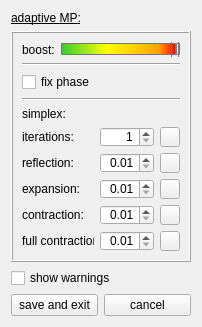
<?xml version="1.0" encoding="UTF-8"?>
<ui version="4.0">
 <class>settingwindow</class>
 <widget class="QWidget" name="settingwindow">
  <property name="geometry">
   <rect>
    <x>0</x>
    <y>0</y>
    <width>202</width>
    <height>327</height>
   </rect>
  </property>
  <property name="sizePolicy">
   <sizepolicy hsizetype="Fixed" vsizetype="Fixed">
    <horstretch>0</horstretch>
    <verstretch>0</verstretch>
   </sizepolicy>
  </property>
  <property name="minimumSize">
   <size>
    <width>202</width>
    <height>327</height>
   </size>
  </property>
  <property name="maximumSize">
   <size>
    <width>202</width>
    <height>327</height>
   </size>
  </property>
  <property name="windowTitle">
   <string>settings</string>
  </property>
  <property name="windowIcon">
   <iconset resource="Ressourcen.qrc">
    <normaloff>:/images/icons/settings.png</normaloff>:/images/icons/settings.png</iconset>
  </property>
  <property name="toolTip">
   <string/>
  </property>
  <layout class="QVBoxLayout" name="verticalLayout" stretch="0,1,0,0">
   <item>
    <widget class="QLabel" name="lb_adaptiveMP_settings">
     <property name="font">
      <font>
       <underline>true</underline>
      </font>
     </property>
     <property name="text">
      <string>adaptive MP:</string>
     </property>
    </widget>
   </item>
   <item>
    <widget class="QFrame" name="fr_adaptiveSet">
     <property name="frameShape">
      <enum>QFrame::Box</enum>
     </property>
     <property name="frameShadow">
      <enum>QFrame::Raised</enum>
     </property>
     <property name="lineWidth">
      <number>1</number>
     </property>
     <layout class="QVBoxLayout" name="verticalLayout_2">
      <item>
       <layout class="QHBoxLayout" name="horizontalLayout_2">
        <item>
         <widget class="QLabel" name="l_boost">
          <property name="text">
           <string>boost:</string>
          </property>
         </widget>
        </item>
        <item>
         <widget class="QSlider" name="sl_boost">
          <property name="styleSheet">
           <string notr="true">QSlider::groove:horizontal {
border: 1px solid #bbb;
background: white;
height: 10px;
border-radius: 4px;
}

QSlider::sub-page:horizontal {
background:qlineargradient(spread:pad, x1:0, y1:0, x2:1, y2:0, stop:0 rgba(50,205,50, 255), stop:0.4 rgba(255,255,0, 255), stop:0.85 rgba(255,165,0, 255), stop:1 rgba(255,0,0,255));

border: 1px solid #777;
height: 10px;
border-radius: 1px;
}

QSlider::add-page:horizontal {
background: #fff;
border: 1px solid #777;
height: 10px;
border-radius: 1px;
}

QSlider::handle:horizontal {
background: qlineargradient(x1:0, y1:0, x2:1, y2:1,
    stop:0 #eee, stop:1 #ccc);
border: 1px solid #777;
width: 6px;
margin-top: -6px;
margin-bottom: -6px;
border-radius: 1px;
}

QSlider::handle:horizontal:hover {
background: qlineargradient(x1:0, y1:0, x2:1, y2:1,
    stop:0 #fff, stop:1 #ddd);
border: 1px solid #444;
border-radius: 1px;
}

QSlider::sub-page:horizontal:disabled {
background: #bbb;
border-color: #999;
}

QSlider::add-page:horizontal:disabled {
background: #eee;
border-color: #999;
}

QSlider::handle:horizontal:disabled {
background: #eee;
border: 1px solid #aaa;
border-radius: 4px;

}</string>
          </property>
          <property name="minimum">
           <number>-100</number>
          </property>
          <property name="maximum">
           <number>0</number>
          </property>
          <property name="singleStep">
           <number>1</number>
          </property>
          <property name="pageStep">
           <number>10</number>
          </property>
          <property name="orientation">
           <enum>Qt::Horizontal</enum>
          </property>
         </widget>
        </item>
       </layout>
      </item>
      <item>
       <widget class="Line" name="line_2">
        <property name="orientation">
         <enum>Qt::Horizontal</enum>
        </property>
       </widget>
      </item>
      <item>
       <widget class="QCheckBox" name="cb_fixphase">
        <property name="text">
         <string>fix phase</string>
        </property>
       </widget>
      </item>
      <item>
       <widget class="Line" name="line">
        <property name="orientation">
         <enum>Qt::Horizontal</enum>
        </property>
       </widget>
      </item>
      <item>
       <widget class="QLabel" name="l_simplex_settings">
        <property name="text">
         <string>simplex:</string>
        </property>
       </widget>
      </item>
      <item>
       <layout class="QGridLayout" name="gridLayout">
        <item row="0" column="1">
         <widget class="QSpinBox" name="sb_adaptive_iteration">
          <property name="maximumSize">
           <size>
            <width>80</width>
            <height>16777215</height>
           </size>
          </property>
          <property name="alignment">
           <set>Qt::AlignRight|Qt::AlignTrailing|Qt::AlignVCenter</set>
          </property>
          <property name="minimum">
           <number>1</number>
          </property>
          <property name="maximum">
           <number>5000</number>
          </property>
         </widget>
        </item>
        <item row="0" column="0">
         <widget class="QLabel" name="l_iterations">
          <property name="text">
           <string>iterations:</string>
          </property>
          <property name="margin">
           <number>3</number>
          </property>
         </widget>
        </item>
        <item row="4" column="0">
         <widget class="QLabel" name="l_fullcontraction">
          <property name="text">
           <string>full contraction:</string>
          </property>
          <property name="margin">
           <number>3</number>
          </property>
         </widget>
        </item>
        <item row="2" column="0">
         <widget class="QLabel" name="l_expansion">
          <property name="text">
           <string>expansion:</string>
          </property>
          <property name="margin">
           <number>3</number>
          </property>
         </widget>
        </item>
        <item row="1" column="0">
         <widget class="QLabel" name="l_reflection">
          <property name="text">
           <string>reflection:</string>
          </property>
          <property name="margin">
           <number>3</number>
          </property>
         </widget>
        </item>
        <item row="3" column="0">
         <widget class="QLabel" name="l_contraction">
          <property name="text">
           <string>contraction:</string>
          </property>
          <property name="margin">
           <number>3</number>
          </property>
         </widget>
        </item>
        <item row="1" column="1">
         <widget class="QDoubleSpinBox" name="dsb_adaptive_reflection">
          <property name="maximumSize">
           <size>
            <width>80</width>
            <height>16777215</height>
           </size>
          </property>
          <property name="alignment">
           <set>Qt::AlignRight|Qt::AlignTrailing|Qt::AlignVCenter</set>
          </property>
          <property name="minimum">
           <double>0.010000000000000</double>
          </property>
          <property name="maximum">
           <double>1.000000000000000</double>
          </property>
         </widget>
        </item>
        <item row="3" column="1">
         <widget class="QDoubleSpinBox" name="dsb_adaptive_contraction">
          <property name="maximumSize">
           <size>
            <width>80</width>
            <height>16777215</height>
           </size>
          </property>
          <property name="alignment">
           <set>Qt::AlignRight|Qt::AlignTrailing|Qt::AlignVCenter</set>
          </property>
          <property name="minimum">
           <double>0.010000000000000</double>
          </property>
          <property name="maximum">
           <double>1.000000000000000</double>
          </property>
         </widget>
        </item>
        <item row="4" column="1">
         <widget class="QDoubleSpinBox" name="dsb_adaptive_fullcontraction">
          <property name="maximumSize">
           <size>
            <width>80</width>
            <height>16777215</height>
           </size>
          </property>
          <property name="alignment">
           <set>Qt::AlignRight|Qt::AlignTrailing|Qt::AlignVCenter</set>
          </property>
          <property name="minimum">
           <double>0.010000000000000</double>
          </property>
          <property name="maximum">
           <double>1.000000000000000</double>
          </property>
         </widget>
        </item>
        <item row="2" column="1">
         <widget class="QDoubleSpinBox" name="dsb_adaptive_expansion">
          <property name="maximumSize">
           <size>
            <width>80</width>
            <height>16777215</height>
           </size>
          </property>
          <property name="alignment">
           <set>Qt::AlignRight|Qt::AlignTrailing|Qt::AlignVCenter</set>
          </property>
          <property name="minimum">
           <double>0.010000000000000</double>
          </property>
          <property name="maximum">
           <double>1.000000000000000</double>
          </property>
         </widget>
        </item>
        <item row="0" column="2">
         <widget class="QPushButton" name="btt_max_it_default">
          <property name="maximumSize">
           <size>
            <width>20</width>
            <height>20</height>
           </size>
          </property>
          <property name="text">
           <string/>
          </property>
          <property name="icon">
           <iconset resource="Ressourcen.qrc">
            <normaloff>:/images/icons/arrowReset.png</normaloff>:/images/icons/arrowReset.png</iconset>
          </property>
          <property name="iconSize">
           <size>
            <width>14</width>
            <height>14</height>
           </size>
          </property>
         </widget>
        </item>
        <item row="1" column="2">
         <widget class="QPushButton" name="btt_reflection_default">
          <property name="maximumSize">
           <size>
            <width>20</width>
            <height>20</height>
           </size>
          </property>
          <property name="text">
           <string/>
          </property>
          <property name="icon">
           <iconset resource="Ressourcen.qrc">
            <normaloff>:/images/icons/arrowReset.png</normaloff>:/images/icons/arrowReset.png</iconset>
          </property>
          <property name="iconSize">
           <size>
            <width>14</width>
            <height>14</height>
           </size>
          </property>
         </widget>
        </item>
        <item row="2" column="2">
         <widget class="QPushButton" name="btt_expansion_default">
          <property name="maximumSize">
           <size>
            <width>20</width>
            <height>20</height>
           </size>
          </property>
          <property name="text">
           <string/>
          </property>
          <property name="icon">
           <iconset resource="Ressourcen.qrc">
            <normaloff>:/images/icons/arrowReset.png</normaloff>:/images/icons/arrowReset.png</iconset>
          </property>
          <property name="iconSize">
           <size>
            <width>14</width>
            <height>14</height>
           </size>
          </property>
         </widget>
        </item>
        <item row="3" column="2">
         <widget class="QPushButton" name="btt_contraction_default">
          <property name="maximumSize">
           <size>
            <width>20</width>
            <height>20</height>
           </size>
          </property>
          <property name="text">
           <string/>
          </property>
          <property name="icon">
           <iconset resource="Ressourcen.qrc">
            <normaloff>:/images/icons/arrowReset.png</normaloff>:/images/icons/arrowReset.png</iconset>
          </property>
          <property name="iconSize">
           <size>
            <width>14</width>
            <height>14</height>
           </size>
          </property>
         </widget>
        </item>
        <item row="4" column="2">
         <widget class="QPushButton" name="btt_full_contraction_default">
          <property name="maximumSize">
           <size>
            <width>20</width>
            <height>20</height>
           </size>
          </property>
          <property name="text">
           <string/>
          </property>
          <property name="icon">
           <iconset resource="Ressourcen.qrc">
            <normaloff>:/images/icons/arrowReset.png</normaloff>:/images/icons/arrowReset.png</iconset>
          </property>
          <property name="iconSize">
           <size>
            <width>14</width>
            <height>14</height>
           </size>
          </property>
         </widget>
        </item>
       </layout>
      </item>
     </layout>
    </widget>
   </item>
   <item>
    <widget class="QCheckBox" name="cb_show_warnings">
     <property name="text">
      <string>show warnings</string>
     </property>
    </widget>
   </item>
   <item>
    <layout class="QHBoxLayout" name="horizontalLayout">
     <item>
      <widget class="QPushButton" name="btt_close">
       <property name="text">
        <string>save and exit</string>
       </property>
      </widget>
     </item>
     <item>
      <widget class="QPushButton" name="btt_cancel">
       <property name="text">
        <string>cancel</string>
       </property>
      </widget>
     </item>
    </layout>
   </item>
  </layout>
 </widget>
 <resources>
  <include location="Ressourcen.qrc"/>
 </resources>
 <connections/>
</ui>
